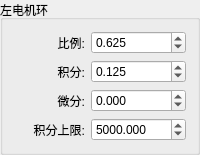
              <widget class="QGroupBox" name="groupBox_17">
               <property name="title">
                <string>左电机环</string>
               </property>
               <layout class="QHBoxLayout" name="horizontalLayout_12">
                <item>
                 <layout class="QVBoxLayout" name="verticalLayout_5">
                  <item>
                   <widget class="QLabel" name="label_13">
                    <property name="sizePolicy">
                     <sizepolicy hsizetype="Preferred" vsizetype="Preferred">
                      <horstretch>0</horstretch>
                      <verstretch>0</verstretch>
                     </sizepolicy>
                    </property>
                    <property name="text">
                     <string>比例:</string>
                    </property>
                    <property name="alignment">
                     <set>Qt::AlignRight|Qt::AlignTrailing|Qt::AlignVCenter</set>
                    </property>
                   </widget>
                  </item>
                  <item>
                   <widget class="QLabel" name="label_15">
                    <property name="sizePolicy">
                     <sizepolicy hsizetype="Preferred" vsizetype="Preferred">
                      <horstretch>0</horstretch>
                      <verstretch>0</verstretch>
                     </sizepolicy>
                    </property>
                    <property name="text">
                     <string>积分:</string>
                    </property>
                    <property name="alignment">
                     <set>Qt::AlignRight|Qt::AlignTrailing|Qt::AlignVCenter</set>
                    </property>
                   </widget>
                  </item>
                  <item>
                   <widget class="QLabel" name="label_14">
                    <property name="sizePolicy">
                     <sizepolicy hsizetype="Preferred" vsizetype="Preferred">
                      <horstretch>0</horstretch>
                      <verstretch>0</verstretch>
                     </sizepolicy>
                    </property>
                    <property name="text">
                     <string>微分:</string>
                    </property>
                    <property name="alignment">
                     <set>Qt::AlignRight|Qt::AlignTrailing|Qt::AlignVCenter</set>
                    </property>
                   </widget>
                  </item>
                  <item>
                   <widget class="QLabel" name="label_19">
                    <property name="sizePolicy">
                     <sizepolicy hsizetype="Preferred" vsizetype="Preferred">
                      <horstretch>0</horstretch>
                      <verstretch>0</verstretch>
                     </sizepolicy>
                    </property>
                    <property name="text">
                     <string>积分上限:</string>
                    </property>
                    <property name="alignment">
                     <set>Qt::AlignRight|Qt::AlignTrailing|Qt::AlignVCenter</set>
                    </property>
                   </widget>
                  </item>
                 </layout>
                </item>
                <item>
                 <layout class="QVBoxLayout" name="verticalLayout_10">
                  <item>
                   <widget class="QDoubleSpinBox" name="doubleSpinBox_left_motor_p">
                    <property name="sizePolicy">
                     <sizepolicy hsizetype="Preferred" vsizetype="Fixed">
                      <horstretch>0</horstretch>
                      <verstretch>0</verstretch>
                     </sizepolicy>
                    </property>
                    <property name="decimals">
                     <number>3</number>
                    </property>
                    <property name="minimum">
                     <double>-99999999.000000000000000</double>
                    </property>
                    <property name="maximum">
                     <double>99999999.000000000000000</double>
                    </property>
                    <property name="value">
                     <double>0.625000000000000</double>
                    </property>
                   </widget>
                  </item>
                  <item>
                   <widget class="QDoubleSpinBox" name="doubleSpinBox_left_motor_i">
                    <property name="sizePolicy">
                     <sizepolicy hsizetype="Preferred" vsizetype="Fixed">
                      <horstretch>0</horstretch>
                      <verstretch>0</verstretch>
                     </sizepolicy>
                    </property>
                    <property name="decimals">
                     <number>3</number>
                    </property>
                    <property name="minimum">
                     <double>-99999999.000000000000000</double>
                    </property>
                    <property name="maximum">
                     <double>99999999.000000000000000</double>
                    </property>
                    <property name="value">
                     <double>0.125000000000000</double>
                    </property>
                   </widget>
                  </item>
                  <item>
                   <widget class="QDoubleSpinBox" name="doubleSpinBox_left_motor_d">
                    <property name="sizePolicy">
                     <sizepolicy hsizetype="Preferred" vsizetype="Fixed">
                      <horstretch>0</horstretch>
                      <verstretch>0</verstretch>
                     </sizepolicy>
                    </property>
                    <property name="decimals">
                     <number>3</number>
                    </property>
                    <property name="minimum">
                     <double>-99999999.000000000000000</double>
                    </property>
                    <property name="maximum">
                     <double>99999999.000000000000000</double>
                    </property>
                   </widget>
                  </item>
                  <item>
                   <widget class="QDoubleSpinBox" name="doubleSpinBox_left_motor_max_i">
                    <property name="sizePolicy">
                     <sizepolicy hsizetype="Preferred" vsizetype="Fixed">
                      <horstretch>0</horstretch>
                      <verstretch>0</verstretch>
                     </sizepolicy>
                    </property>
                    <property name="decimals">
                     <number>3</number>
                    </property>
                    <property name="minimum">
                     <double>-99999999.000000000000000</double>
                    </property>
                    <property name="maximum">
                     <double>99999999.000000000000000</double>
                    </property>
                    <property name="value">
                     <double>5000.000000000000000</double>
                    </property>
                   </widget>
                  </item>
                 </layout>
                </item>
               </layout>
              </widget>
